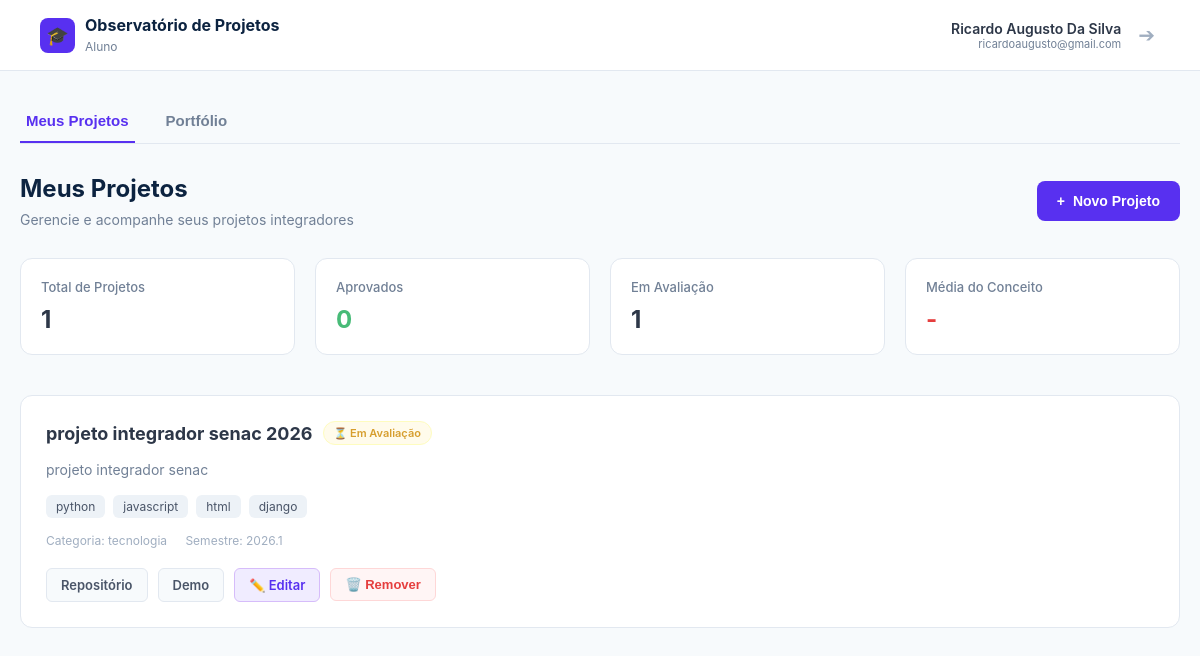
Before: /dashboard/ (signed in) with the older database file.
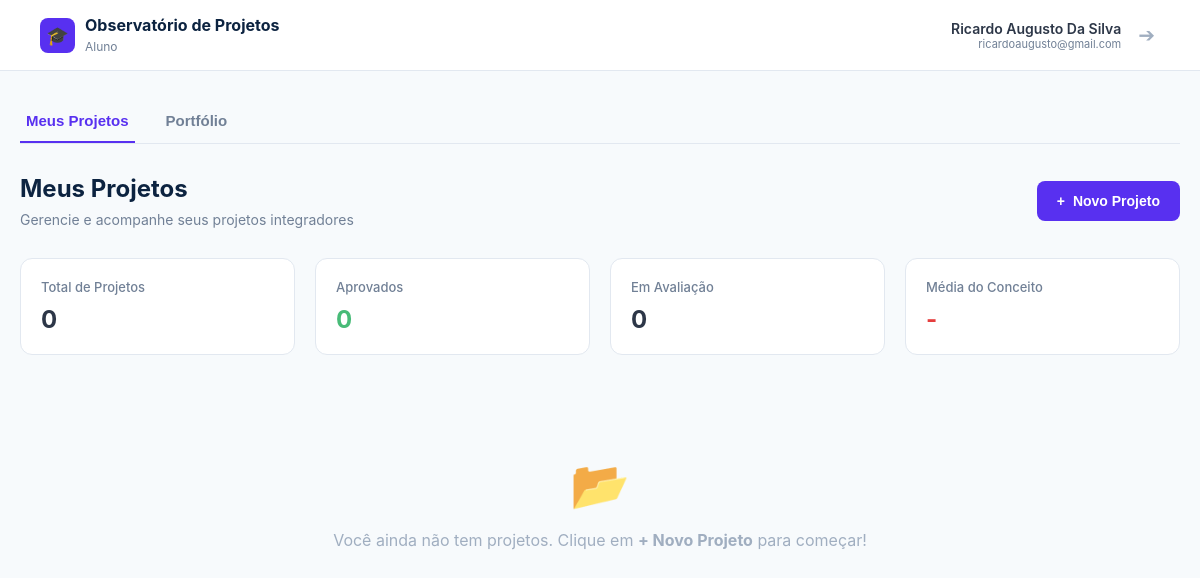
After: the same page with the newer database file.
### app_cadastro_projeto/models.py (models this page shows, shortened)
class ProjetoUsuario(models.Model):
    STATUS_CHOICES = [
        ('em_avaliacao', 'Em Avaliação'),
        ('aprovado', 'Aprovado'),
        ('reprovado', 'Reprovado'),
    ]
    usuario = models.ForeignKey(User, on_delete=models.CASCADE, related_name='projetos_usuario')
    titulo = models.CharField(max_length=200)
    descricao = models.TextField()
    categoria = models.CharField(max_length=100, blank=True)
    semestre = models.CharField(max_length=20, blank=True)
    nota = models.FloatField(blank=True, null=True)
    status = models.CharField(max_length=20, choices=STATUS_CHOICES, default='em_avaliacao')
    tags = models.CharField(max_length=200, blank=True, help_text='Separe por vírgula. Ex: React,Node.js')
    link_repositorio = models.URLField(blank=True, null=True)
    link_demo = models.URLField(blank=True, null=True)
    ativo = models.BooleanField(default=True)
    criado_em = models.DateTimeField(auto_now_add=True, null=True)
    atualizado_em = models.DateTimeField(auto_now=True, null=True)
    class Meta:
        ordering = ['-criado_em']
    def get_tags_lista(self):
        return [t.strip() for t in self.tags.split(',') if t.strip()]

### app_cadastro_projeto/views.py (the view)
# urls.py: path('dashboard/', views.dashboard, name='dashboard'),
@login_required(login_url='home')
def dashboard(request):
    projetos = ProjetoUsuario.objects.filter(usuario=request.user, ativo=True)
    total = projetos.count()
    aprovados = projetos.filter(status='aprovado').count()
    em_avaliacao = projetos.filter(status='em_avaliacao').count()
    notas = [p.nota for p in projetos if p.nota is not None]
    media_numerica = sum(notas) / len(notas) if notas else 0
    conceito_final = obter_conceito(media_numerica) if notas else '-'
    perfil = PerfilUsuario.buscar_por_usuario(request.user)
    contexto = {
        'usuario': request.user,
        'perfil': perfil,
        'projetos': projetos,
        'total': total,
        'aprovados': aprovados,
        'em_avaliacao': em_avaliacao,
        'media_conceito': conceito_final,
    }
    return render(request, 'usuarios/dashboard.html', contexto)

### app_cadastro_projeto/models.py (called while the page is built)
    @classmethod
    def buscar_por_usuario(cls, user):
        try:
            return cls.objects.get(user=user)
        except cls.DoesNotExist:
            return None

### app_cadastro_projeto/templates/usuarios/dashboard.html (shortened to what the changed rows need)
<!DOCTYPE html>
<html lang="pt-br">
<head>
</head>
<body>
<nav class="navbar">
    <div class="brand">
        <div class="brand-text">
            <h1>Observatório de Projetos</h1>
        </div>
    </div>
</nav>
<div class="container">
    <div id="aba-projetos" class="section active">
        <div class="dashboard-header">
            <div>
                <h2>Meus Projetos</h2>
            </div>
        </div>
        <div class="metrics-grid">
            <div class="metric-card">
                <div class="metric-title">Total de Projetos</div>
                <div class="metric-value">{{ total }}</div>
            </div>
            <div class="metric-card">
                <div class="metric-title">Em Avaliação</div>
                <div class="metric-value">{{ em_avaliacao }}</div>
            </div>
        </div>
        {% if projetos %}
            {% for projeto in projetos %}
            <div class="project-card">
                <div class="project-info">
                    <div class="project-title-row">
                        <h3 class="project-title">{{ projeto.titulo }}</h3>
                        {% if projeto.status == 'aprovado' %}
                            <span class="badge-aprovado">✓ Aprovado</span>
                        {% elif projeto.status == 'em_avaliacao' %}
                            <span class="badge-avaliacao">⏳ Em Avaliação</span>
                        {% else %}
                            <span class="badge-reprovado">✗ Reprovado</span>
                        {% endif %}
                    </div>
                    <p class="project-description">{{ projeto.descricao }}</p>
                    {% if projeto.get_tags_lista %}
                    <div class="tags-row">
                        {% for tag in projeto.get_tags_lista %}
                            <span class="tag">{{ tag }}</span>
                        {% endfor %}
                    </div>
                    {% endif %}
                    <div class="meta-row">
                        {% if projeto.categoria %}<span>Categoria: {{ projeto.categoria }}</span>{% endif %}
                        {% if projeto.semestre %}<span>Semestre: {{ projeto.semestre }}</span>{% endif %}
                    </div>
                    <div class="project-actions">
                        {% if projeto.link_repositorio %}
                            <a href="{{ projeto.link_repositorio }}" target="_blank" class="btn-action">Repositório</a>
                        {% endif %}
                        {% if projeto.link_demo %}
                            <a href="{{ projeto.link_demo }}" target="_blank" class="btn-action">Demo</a>
                        {% endif %}
                        <a href="{% url 'editar_projeto' projeto.id %}" class="btn-action primary">✏️ Editar</a>
                        <form method="POST" action="{% url 'deletar_projeto' projeto.id %}" style="display:inline;" onsubmit="return confirm('Remover este projeto?')">
                            <button type="submit" class="btn-action danger">🗑️ Remover</button>
                        </form>
                    </div>
                </div>
            </div>
            {% endfor %}
        {% else %}
            <div class="empty-state">
                <div class="icon">📂</div>
                <p>Você ainda não tem projetos. Clique em <strong>+ Novo Projeto</strong> para começar!</p>
            </div>
        {% endif %}
    </div>
</div>
</body>
</html>

Changed rows visible on the page:
no longer on this page (row edited): ProjetoUsuario: titulo "projeto integrador senac 2026", status "⏳ Em Avaliação", descricao "projeto integrador senac", get_tags_lista "python" "javascript" "html" "django", categoria "tecnologia", semestre "2026.1"
Other visible differences:
{{ total }}: "1" → "0"
{{ em_avaliacao }}: "1" → "0"
text now shown: "📂 Você ainda não tem projetos. Clique em + Novo Projeto para começar!"
